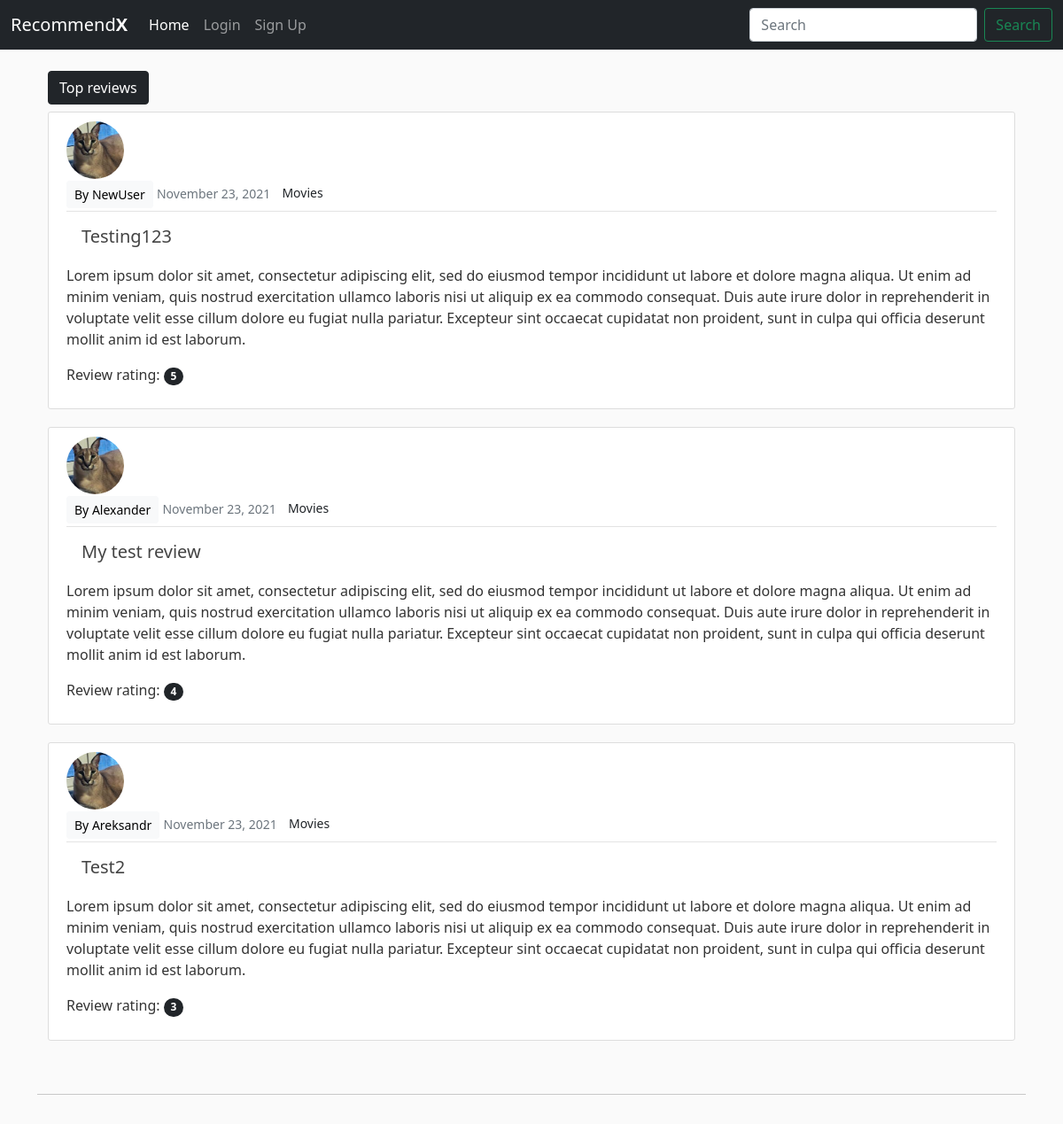
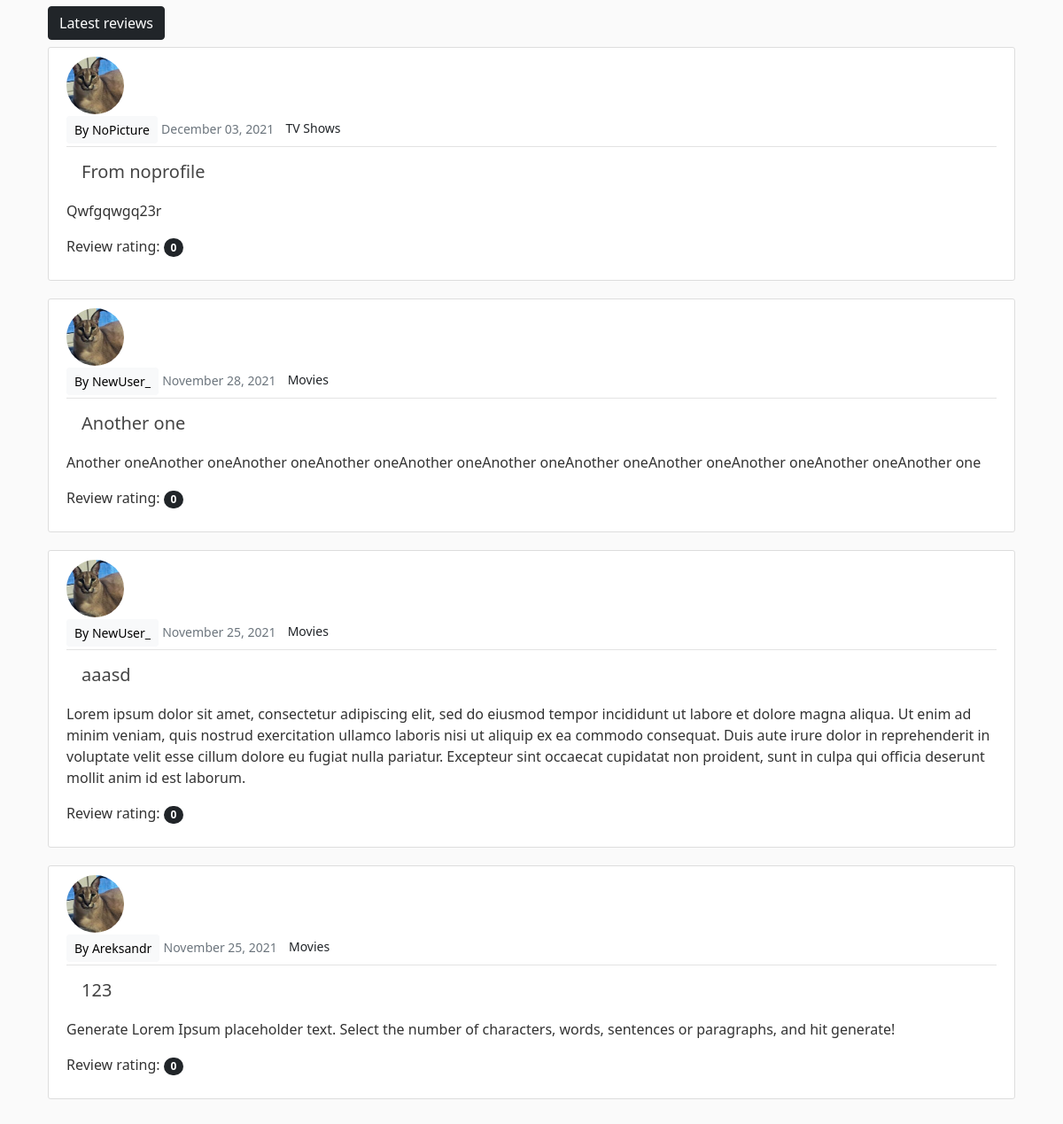
The page / on the database its author committed (2 pictures, top to bottom).
### main/models.py (models this page shows, shortened)
class Review(models.Model):
    title = models.CharField(max_length=50)
    category = models.CharField(max_length=50, default='Movies')
    publisher = models.ForeignKey(User, on_delete = models.CASCADE)
    content = models.TextField(max_length=6000, blank=True)
    date = models.DateTimeField(auto_now_add=True)
    rating = models.PositiveSmallIntegerField(choices=RATING_CHOISES, blank=True, default=0)
    likes = models.ManyToManyField(User, related_name='review_name')

### main/views.py (the view)
# urls.py: path('', ReviewListView.as_view(), name = 'homepage'),
class ReviewListView(ListView):
    model = Review
    template_name = 'main/index.html'
    context_object_name = 'top_reviews'
    ordering = ['-rating']
    def get_context_data(self, *args, **kwargs):
        context = super(ReviewListView, self).get_context_data(*args, **kwargs)
        context['latest_reviews'] = Review.objects.all().order_by('-date')
        return context

### main/templates/main/index.html
{% extends 'main/base.html' %}
{% block content %}
<br>
<div class="container">
  <a class="mr-2 btn btn-dark mb-2" href="{% url 'top-reviews' %}">Top reviews</a>
    {% for r in top_reviews %}
      {% if forloop.counter < 4 %}
        <article class="media content-section">
          <img class="rounded-circle article-img" src="{{ r.publisher.profile.image.url }}" onerror="if (this.src != 'default.jpg') this.src = '../media/default.jpg'">
          <div class="media-body">
            <div class="article-metadata">
              <a class="mr-2 btn btn-light btn-sm" href="{% url 'user-reviews' r.publisher.username %}">By {{r.publisher}}</a>
              <small class="text-muted">{{r.date|date:"F d, Y"}}</small>
              <a class="btn btn-sm mb-1" href="{% url 'category' r.category %}">{{r.category}}</a>
            </div>
            <h2><a class="btn btn-lg article-title" href="{% url 'review-detail' r.id %}">{{r.title}}</a></h2>
            <p class="article-content">{{r.content}}</p>
            <p class="article-content">Review rating: <span class="badge rounded-pill bg-dark">{{r.rating}}</span></p>
          </div>
        </article>
      {% endif %}
    {% endfor %}
</div>
<br>
<hr>
<br>
<div class="container">
  <a class="mr-2 mb-2 btn btn-dark" href="{% url 'latest-reviews' %}">Latest reviews</a>
  {% for r in latest_reviews %}
   {% if forloop.counter < 5 %}
       <article class="media content-section">
        <img class="rounded-circle article-img" src="{{ r.publisher.profile.image.url }}" onerror="if (this.src != 'default.jpg') this.src = '../media/default.jpg'">
          <div class="media-body">
            <div class="article-metadata">
              <a class="mr-2 btn btn-light btn-sm" href="{% url 'user-reviews' r.publisher.username %}">By {{r.publisher}}</a>
              <small class="text-muted">{{r.date|date:"F d, Y"}}</small>
              <a class="btn btn-sm mb-1" href="#">{{r.category}}</a>
            </div>
            <h2><a class="btn btn-lg article-title" href="{% url 'review-detail' r.id %}">{{r.title}}</a></h2>
            <p class="article-content">{{r.content}}</p>
            <p class="article-content">Review rating: <span class="badge rounded-pill bg-dark">{{r.rating}}</span></p>
          </div>
        </article>
   {% endif %}
 {% endfor %}
</div>
<br>
{% endblock %}

### main/static/main/main.css (style rules this page uses)
body { background: #fafafa; color: #333333; margin-top: 0; }
h1, h2, h3, h4, h5, h6 { color: #444444; }
.content-section { background: #ffffff; padding: 10px 20px; border: 1px solid #dddddd; border-radius: 3px; margin-bottom: 20px; }
.article-title { color: #444444; }
.article-content { white-space: pre-line; }
.article-img { height: 65px; width: 65px; object-fit: cover; margin-right: 16px; }
.article-metadata { padding-bottom: 1px; margin-bottom: 4px; border-bottom: 1px solid #e3e3e3 }

### rows shown on the page
Review: publisher "NewUser", date "November 23, 2021", category "Movies", title "Testing123", content "Lorem ipsum dolor sit amet, consectetur adipiscing elit, sed do eiusmod tempor incididunt ut labore et dolore magna aliqua. Ut enim ad minim veniam, quis nostrud exercitation ullamco laboris nisi ut aliquip ex ea commodo consequat. Duis aute irure dolor in reprehenderit in voluptate velit esse cillum dolore eu fugiat nulla pariatur. Excepteur sint occaecat cupidatat non proident, sunt in culpa qui officia deserunt mollit anim id est laborum.", rating "5"
Review: publisher "Alexander", date "November 23, 2021", category "Movies", title "My test review", content "Lorem ipsum dolor sit amet, consectetur adipiscing elit, sed do eiusmod tempor incididunt ut labore et dolore magna aliqua. Ut enim ad minim veniam, quis nostrud exercitation ullamco laboris nisi ut aliquip ex ea commodo consequat. Duis aute irure dolor in reprehenderit in voluptate velit esse cillum dolore eu fugiat nulla pariatur. Excepteur sint occaecat cupidatat non proident, sunt in culpa qui officia deserunt mollit anim id est laborum.", rating "4"
Review: publisher "Areksandr", date "November 23, 2021", category "Movies", title "Test2", content "Lorem ipsum dolor sit amet, consectetur adipiscing elit, sed do eiusmod tempor incididunt ut labore et dolore magna aliqua. Ut enim ad minim veniam, quis nostrud exercitation ullamco laboris nisi ut aliquip ex ea commodo consequat. Duis aute irure dolor in reprehenderit in voluptate velit esse cillum dolore eu fugiat nulla pariatur. Excepteur sint occaecat cupidatat non proident, sunt in culpa qui officia deserunt mollit anim id est laborum.", rating "3"
Review: publisher "NoPicture", date "December 03, 2021", category "TV Shows", title "From noprofile", content "Qwfgqwgq23r", rating "0"
Review: publisher "NewUser_", date "November 28, 2021", category "Movies", title "Another one", content "Another oneAnother oneAnother oneAnother oneAnother oneAnother oneAnother oneAnother oneAnother oneAnother oneAnother one", rating "0"
Review: publisher "NewUser_", date "November 25, 2021", category "Movies", title "aaasd", content "Lorem ipsum dolor sit amet, consectetur adipiscing elit, sed do eiusmod tempor incididunt ut labore et dolore magna aliqua. Ut enim ad minim veniam, quis nostrud exercitation ullamco laboris nisi ut aliquip ex ea commodo consequat. Duis aute irure dolor in reprehenderit in voluptate velit esse cillum dolore eu fugiat nulla pariatur. Excepteur sint occaecat cupidatat non proident, sunt in culpa qui officia deserunt mollit anim id est laborum.", rating "0"
Review: publisher "Areksandr", date "November 25, 2021", category "Movies", title "123", content "Generate Lorem Ipsum placeholder text. Select the number of characters, words, sentences or paragraphs, and hit generate!", rating "0"
